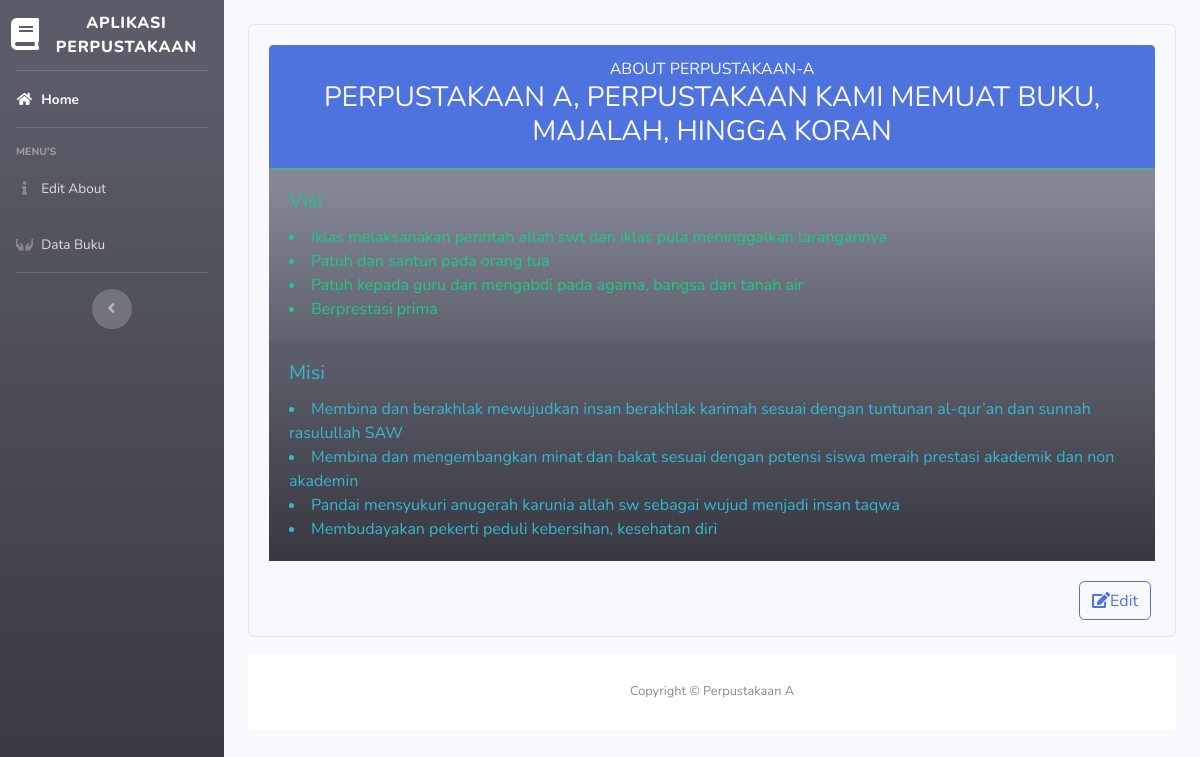
The app's page /index.php/admin/dashboard_admin/about with its own data.
### tables this page shows
CREATE TABLE `visi_misi` (
  `id` int(11) NOT NULL,
  `about` varchar(255) NOT NULL,
  `visi1` varchar(255) NOT NULL,
  `visi2` varchar(255) NOT NULL,
  `visi3` varchar(255) NOT NULL,
  `visi4` varchar(255) NOT NULL,
  `misi1` varchar(255) NOT NULL,
  `misi2` varchar(255) NOT NULL,
  `misi3` varchar(255) NOT NULL,
  `misi4` varchar(255) NOT NULL
);

### application/controllers/admin/dashboard_admin.php (called while the page is built, shortened)
<?php
class Dashboard_admin extends CI_Controller
{
    public function about()
    {
        $data['visi_misi'] = $this->model_visi_misi->tampil_data()->result();
        $data['title'] = 'About Perpustakaan-A';
        $this->load->view('admin_templates/header', $data);
        $this->load->view('admin_templates/sidebar');
        $this->load->view('admin/about', $data);
        $this->load->view('admin_templates/footer');
    }
}

### index.php (called while the page is built, shortened)
<?php
require_once BASEPATH.'core/CodeIgniter.php';

### application/models/model_visi_misi.php (called while the page is built, shortened)
<?php
class Model_visi_misi extends CI_Model
{
    public function tampil_data()
    {
        return $this->db->get('visi_misi');
    }
}

### application/views/admin/about.php (the view)
<div class="my-4 bg-light counter" id="visi_misi">
    <div class="container-fluid">
        <?php foreach ($visi_misi as $vsm) : ?>
        <div class="card mb-3 bg-transparent mx-auto">
            <div class="row no-gutters">
                <div class="col-md-12">
                    <div class="card-body">
                        <div class="card-header bg-primary border-success text-light text-uppercase text-center">
                            <?= $title ?>
                            <h3><?= $vsm->about; ?></h3>
                        </div>
                        <div class="card-body text-success bg-gradient-secondary">
                            <h5 class="card-title">Visi</h5>
                            <li><?= $vsm->visi1; ?></li>
                            <li><?= $vsm->visi2; ?></li>
                            <li><?= $vsm->visi3; ?></li>
                            <li><?= $vsm->visi4; ?></li>
                        </div>
                        <div class="card-body text-info bg-gradient-dark">
                            <h5 class="card-title">Misi</h5>
                            <li><?= $vsm->misi1; ?></li>
                            <li><?= $vsm->misi2; ?></li>
                            <li><?= $vsm->misi3; ?></li>
                            <li><?= $vsm->misi4; ?></li>
                        </div>
                    </div>
                </div>
            </div>
            <?= anchor('admin/dashboard_admin/edit_visi_misi/' . $vsm->id, '<div class="btn btn-outline-primary mb-3 mx-4 float-right">
                        <i class="fas my-1 fa-edit"></i>Edit
                    </div>'); ?>
        </div>
        <?php endforeach; ?>

### records on screen
visi_misi: about "PERPUSTAKAAN A, PERPUSTAKAAN KAMI MEMUAT BUKU, MAJALAH, HINGGA KORAN", visi1 "Iklas melaksanakan perintah allah swt dan iklas pula meninggalkan larangannya", visi2 "Patuh dan santun pada orang tua", visi3 "Patuh kepada guru dan mengabdi pada agama, bangsa dan tanah air", visi4 "Berprestasi prima", misi1 "Membina dan berakhlak mewujudkan insan berakhlak karimah sesuai dengan tuntunan al-qur’an dan sunnah rasulullah SAW", misi2 "Membina dan mengembangkan minat dan bakat sesuai dengan potensi siswa meraih prestasi akademik dan non akademin", misi3 "Pandai mensyukuri anugerah karunia allah sw sebagai wujud menjadi insan taqwa", misi4 "Membudayakan pekerti peduli kebersihan, kesehatan diri", id "Edit"
